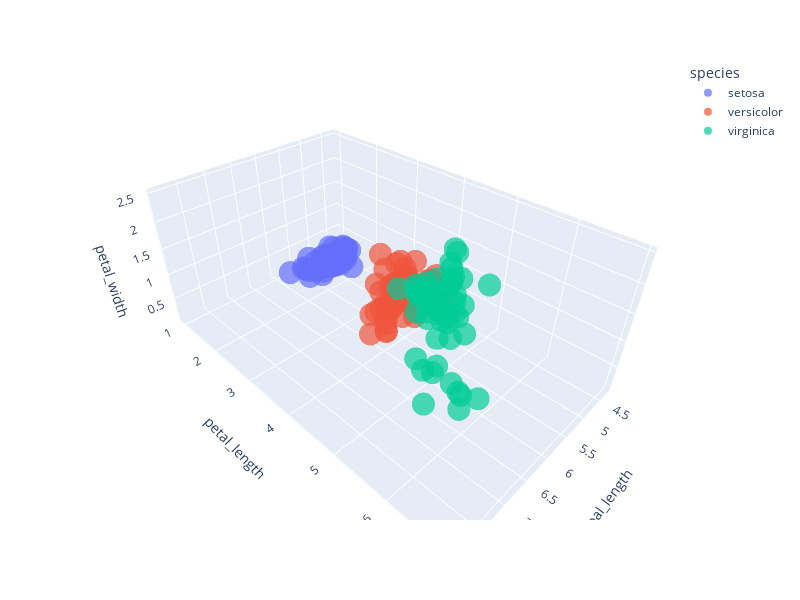

Notebook source saved alongside this figure:
### Code cell
fig = px.scatter_3d(df, x='sepal_length', y='petal_length', z='petal_width',
              color='species', opacity=0.7)
fig.update_layout(width=800, height=600)
fig.show()

### Figure 1 — Plotly figure (JSON) as saved in the notebook; plotly's stock layout.template omitted (floating-point values rounded to 4 significant figures)
{"data": [{"hovertemplate": "species=setosa<br>sepal_length=%{x}<br>petal_length=%{y}<br>petal_width=%{z}<extra></extra>", "legendgroup": "setosa", "marker": {"color": "#636efa", "opacity": 0.7, "symbol": "circle"}, "mode": "markers", "name": "setosa", "scene": "scene", "showlegend": true, "type": "scatter3d", "x": [5.1, 4.9, 4.7, 4.6, 5, 5.4, 4.6, 5, 4.4, 4.9, 5.4, 4.8, 4.8, 4.3, 5.8, 5.7, 5.4, 5.1, 5.7, 5.1, 5.4, 5.1, 4.6, 5.1, 4.8, 5, 5, 5.2, 5.2, 4.7, 4.8, 5.4, 5.2, 5.5, 4.9, 5, 5.5, 4.9, 4.4, 5.1, 5, 4.5, 4.4, 5, 5.1, 4.8, 5.1, 4.6, 5.3, 5], "y": [1.4, 1.4, 1.3, 1.5, 1.4, 1.7, 1.4, 1.5, 1.4, 1.5, 1.5, 1.6, 1.4, 1.1, 1.2, 1.5, 1.3, 1.4, 1.7, 1.5, 1.7, 1.5, 1, 1.7, 1.9, 1.6, 1.6, 1.5, 1.4, 1.6, 1.6, 1.5, 1.5, 1.4, 1.5, 1.2, 1.3, 1.5, 1.3, 1.5, 1.3, 1.3, 1.3, 1.6, 1.9, 1.4, 1.6, 1.4, 1.5, 1.4], "z": [0.2, 0.2, 0.2, 0.2, 0.2, 0.4, 0.3, 0.2, 0.2, 0.1, 0.2, 0.2, 0.1, 0.1, 0.2, 0.4, 0.4, 0.3, 0.3, 0.3, 0.2, 0.4, 0.2, 0.5, 0.2, 0.2, 0.4, 0.2, 0.2, 0.2, 0.2, 0.4, 0.1, 0.2, 0.1, 0.2, 0.2, 0.1, 0.2, 0.2, 0.3, 0.3, 0.2, 0.6, 0.4, 0.3, 0.2, 0.2, 0.2, 0.2]}, {"hovertemplate": "species=versicolor<br>sepal_length=%{x}<br>petal_length=%{y}<br>petal_width=%{z}<extra></extra>", "legendgroup": "versicolor", "marker": {"color": "#EF553B", "opacity": 0.7, "symbol": "circle"}, "mode": "markers", "name": "versicolor", "scene": "scene", "showlegend": true, "type": "scatter3d", "x": [7, 6.4, 6.9, 5.5, 6.5, 5.7, 6.3, 4.9, 6.6, 5.2, 5, 5.9, 6, 6.1, 5.6, 6.7, 5.6, 5.8, 6.2, 5.6, 5.9, 6.1, 6.3, 6.1, 6.4, 6.6, 6.8, 6.7, 6, 5.7, 5.5, 5.5, 5.8, 6, 5.4, 6, 6.7, 6.3, 5.6, 5.5, 5.5, 6.1, 5.8, 5, 5.6, 5.7, 5.7, 6.2, 5.1, 5.7], "y": [4.7, 4.5, 4.9, 4, 4.6, 4.5, 4.7, 3.3, 4.6, 3.9, 3.5, 4.2, 4, 4.7, 3.6, 4.4, 4.5, 4.1, 4.5, 3.9, 4.8, 4, 4.9, 4.7, 4.3, 4.4, 4.8, 5, 4.5, 3.5, 3.8, 3.7, 3.9, 5.1, 4.5, 4.5, 4.7, 4.4, 4.1, 4, 4.4, 4.6, 4, 3.3, 4.2, 4.2, 4.2, 4.3, 3, 4.1], "z": [1.4, 1.5, 1.5, 1.3, 1.5, 1.3, 1.6, 1, 1.3, 1.4, 1, 1.5, 1, 1.4, 1.3, 1.4, 1.5, 1, 1.5, 1.1, 1.8, 1.3, 1.5, 1.2, 1.3, 1.4, 1.4, 1.7, 1.5, 1, 1.1, 1, 1.2, 1.6, 1.5, 1.6, 1.5, 1.3, 1.3, 1.3, 1.2, 1.4, 1.2, 1, 1.3, 1.2, 1.3, 1.3, 1.1, 1.3]}, {"hovertemplate": "species=virginica<br>sepal_length=%{x}<br>petal_length=%{y}<br>petal_width=%{z}<extra></extra>", "legendgroup": "virginica", "marker": {"color": "#00cc96", "opacity": 0.7, "symbol": "circle"}, "mode": "markers", "name": "virginica", "scene": "scene", "showlegend": true, "type": "scatter3d", "x": [6.3, 5.8, 7.1, 6.3, 6.5, 7.6, 4.9, 7.3, 6.7, 7.2, 6.5, 6.4, 6.8, 5.7, 5.8, 6.4, 6.5, 7.7, 7.7, 6, 6.9, 5.6, 7.7, 6.3, 6.7, 7.2, 6.2, 6.1, 6.4, 7.2, 7.4, 7.9, 6.4, 6.3, 6.1, 7.7, 6.3, 6.4, 6, 6.9, 6.7, 6.9, 5.8, 6.8, 6.7, 6.7, 6.3, 6.5, 6.2, 5.9], "y": [6, 5.1, 5.9, 5.6, 5.8, 6.6, 4.5, 6.3, 5.8, 6.1, 5.1, 5.3, 5.5, 5, 5.1, 5.3, 5.5, 6.7, 6.9, 5, 5.7, 4.9, 6.7, 4.9, 5.7, 6, 4.8, 4.9, 5.6, 5.8, 6.1, 6.4, 5.6, 5.1, 5.6, 6.1, 5.6, 5.5, 4.8, 5.4, 5.6, 5.1, 5.1, 5.9, 5.7, 5.2, 5, 5.2, 5.4, 5.1], "z": [2.5, 1.9, 2.1, 1.8, 2.2, 2.1, 1.7, 1.8, 1.8, 2.5, 2, 1.9, 2.1, 2, 2.4, 2.3, 1.8, 2.2, 2.3, 1.5, 2.3, 2, 2, 1.8, 2.1, 1.8, 1.8, 1.8, 2.1, 1.6, 1.9, 2, 2.2, 1.5, 1.4, 2.3, 2.4, 1.8, 1.8, 2.1, 2.4, 2.3, 1.9, 2.3, 2.5, 2.3, 1.9, 2, 2.3, 1.8]}], "layout": {"height": 600, "legend": {"title": {"text": "species"}, "tracegroupgap": 0}, "margin": {"t": 60}, "scene": {"domain": {"x": [0, 1], "y": [0, 1]}, "xaxis": {"title": {"text": "sepal_length"}}, "yaxis": {"title": {"text": "petal_length"}}, "zaxis": {"title": {"text": "petal_width"}}}, "width": 800}}
